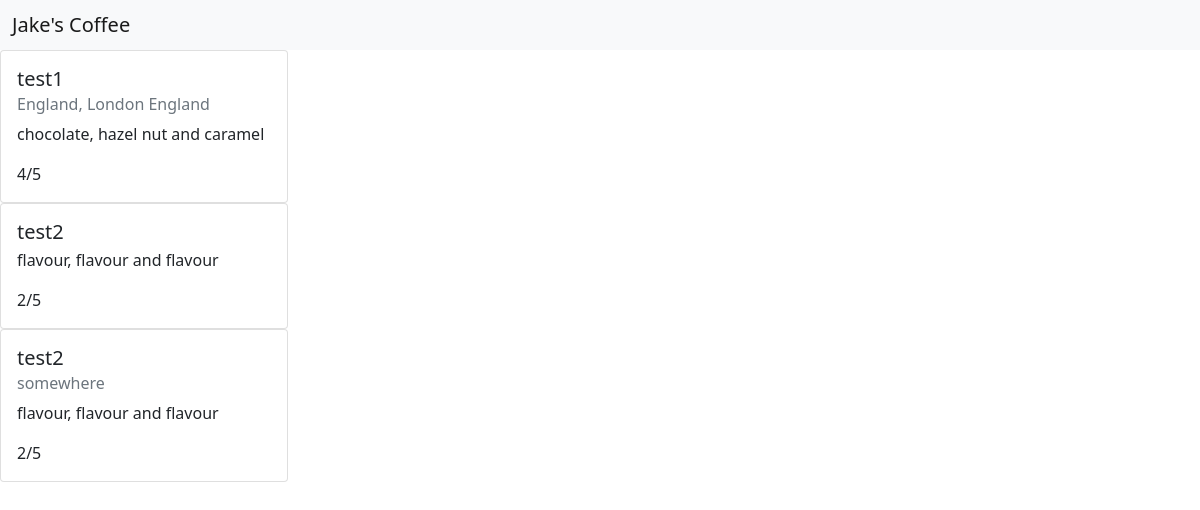
The page / on the database its author committed.
### app/models.py (models this page shows)
class Bean(UserMixin, db.Model):
    id = db.Column(db.Integer, primary_key=True)
    name = db.Column(db.String(20), index=True, nullable=False)
    country = db.Column(db.String(20), index=True)
    region = db.Column(db.String(20), index=True)
    description = db.Column(db.String(80))
    rating = db.Column(db.Integer, index=True, nullable=False)

### app/routes.py (the view)
@app.route('/')
def index():
    beans = Bean.query.all()
    return render_template('index.html', beans=beans)

### app/templates/index.html
{% extends 'base.html' %}
{% block content %}
{% for bean in beans %}
        {% include '_bean_thumbnail.html' %}
    {% endfor %}
{% endblock %}

### app/templates/base.html (shortened to what this page needs)
<!doctype html>
<html lang="en">
<head>
    <link href="https://cdn.jsdelivr.net/npm/bootstrap@5.0.2/dist/css/bootstrap.min.css" rel="stylesheet"
>
</head>
<body>
    <nav class="navbar navbar-light bg-light">
        <div class="container-fluid">
            <span class="navbar-brand mb-0 h1">Jake's Coffee</span>
        </div>
    </nav>
    {% block content %} {% endblock %}
</body>
</html>

### app/templates/_bean_thumbnail.html
<div class="card" style="width: 18rem;">
    <div class="card-body">
        <h5 class="card-title">{{ bean.name }}</h5>
        <h6 class="card-subtitle mb-2 text-muted">
            {% if bean.country %}
            {% if bean.region %}
            {{ bean.country }}, {{ bean.region }}
            {% endif %}
            {{ bean.country }}
            {% endif %}
        </h6>
        <p class="card-text">
            {% if bean.description %} {{ bean.description }} {% endif %}
        </p>
        <p class="card-text">{{ bean.rating }}/5</p>
    </div>
</div>

### rows shown on the page
Bean: name "test1", country "England", region "London", description "chocolate, hazel nut and caramel", rating "4"
Bean: name "test2", description "flavour, flavour and flavour", rating "2"
Bean: name "test2", country "somewhere", description "flavour, flavour and flavour", rating "2"
